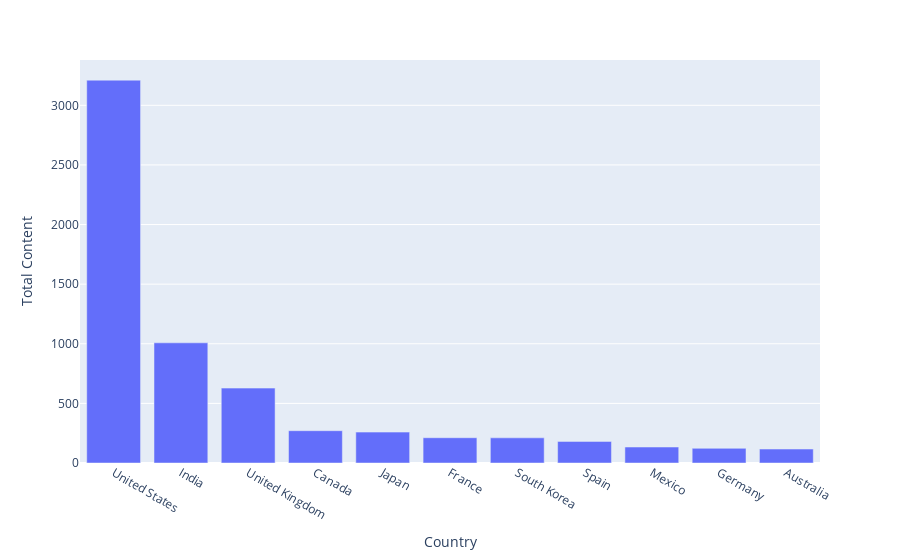

The code cell stored with this chart in its notebook:
### Code cell
dff['country']=dff['country'].fillna('Bilinmiyor')
filtered_country=pd.DataFrame()
filtered_country=dff['country'].str.split(',',expand=True).stack()
filtered_country=filtered_country.to_frame()
filtered_country.columns=['Country']
country=filtered_country.groupby(['Country']).size().reset_index(name='Total Content')
country=country[country.Country !='Bilinmiyor']
country=country.sort_values(by=['Total Content'],ascending=False)
countryTop5=country.head(15)
countryTop5["Country"]=(countryTop5["Country"].str.rstrip()).str.lstrip()

df2 = countryTop5.drop_duplicates(subset=["Country"])

fig2=px.bar(df2,y='Total Content',x='Country')
fig2.show()

### Figure 1 — Plotly figure (JSON) as saved in the notebook; plotly's stock layout.template omitted (floating-point values rounded to 4 significant figures)
{"data": [{"alignmentgroup": "True", "hovertemplate": "Country=%{x}<br>Total Content=%{y}<extra></extra>", "legendgroup": "", "marker": {"color": "#636efa", "pattern": {"shape": ""}}, "name": "", "offsetgroup": "", "orientation": "v", "showlegend": false, "textposition": "auto", "type": "bar", "x": ["United States", "India", "United Kingdom", "Canada", "Japan", "France", "South Korea", "Spain", "Mexico", "Germany", "Australia"], "xaxis": "x", "y": [3211, 1008, 628, 271, 259, 212, 211, 181, 134, 123, 117], "yaxis": "y"}], "layout": {"barmode": "relative", "legend": {"tracegroupgap": 0}, "margin": {"t": 60}, "xaxis": {"anchor": "y", "domain": [0, 1], "title": {"text": "Country"}}, "yaxis": {"anchor": "x", "domain": [0, 1], "title": {"text": "Total Content"}}}}
